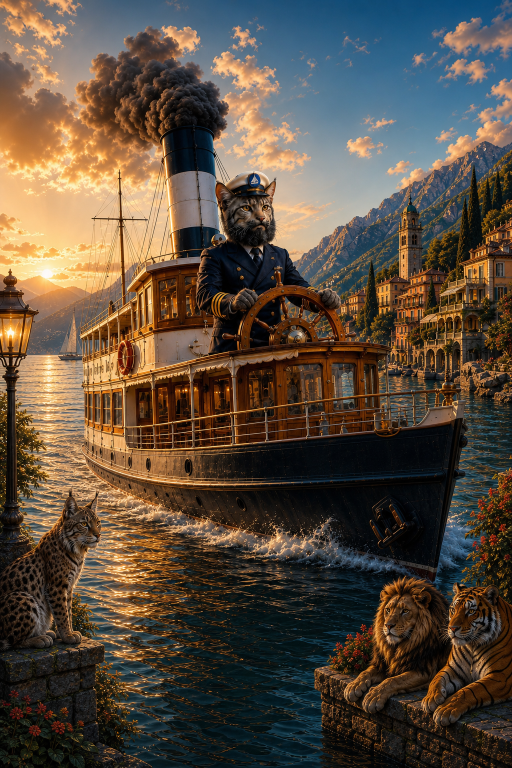
#> input picture cover/lakecat-cover-art.png, 1024 x 1536 px (shown at 1/2 size)
$ python make-cover.py
#> lines starting #> are read from the running program, lines starting #| are printed output that depends on the picture
#!/usr/bin/env python3
"""Compose the LakeCat book cover from the generated portrait artwork."""

from pathlib import Path

from PIL import Image, ImageDraw, ImageFont


ROOT = Path(__file__).resolve().parent
ART = ROOT / "lakecat-cover-art.png"
MASK = ROOT / "firstpair-publisher-mask.png"
OUTPUT = ROOT / "lakecat-cover.png"

TITLE = "LAKECAT"
SUBTITLE = "OCELOT: GOVERNED ICEBERG REST WITH PROOF BUILT IN"
AUTHOR = "ALEXY KHRABROV"

TITLE_FONT = Path("/System/Library/Fonts/Supplemental/DIN Condensed Bold.ttf")
TEXT_FONT = Path("/System/Library/Fonts/Supplemental/Arial Bold.ttf")

INK = (250, 242, 224, 255)
ACCENT = (217, 147, 58, 255)
PANEL = (7, 24, 43)
MARK_INK = (194, 169, 121)
MARK_ALPHA = 140


def font(path: Path, size: int) -> ImageFont.FreeTypeFont:
    if not path.is_file():
        raise SystemExit(f"missing cover font: {path}")
    return ImageFont.truetype(str(path), size=size)


def gradient_panel(size: tuple[int, int]) -> Image.Image:
#> called with size = (1024, 1536)
    width, height = size
    alpha = Image.new("L", (1, height), 0)
    px = alpha.load()
    for y in range(height):
        top = round(202 * max(0.0, 1.0 - y / 650) ** 0.62)
        bottom = round(235 * max(0.0, (y - 1070) / (height - 1070)) ** 0.72)
        px[0, y] = max(top, bottom)
    alpha = alpha.resize((width, height))
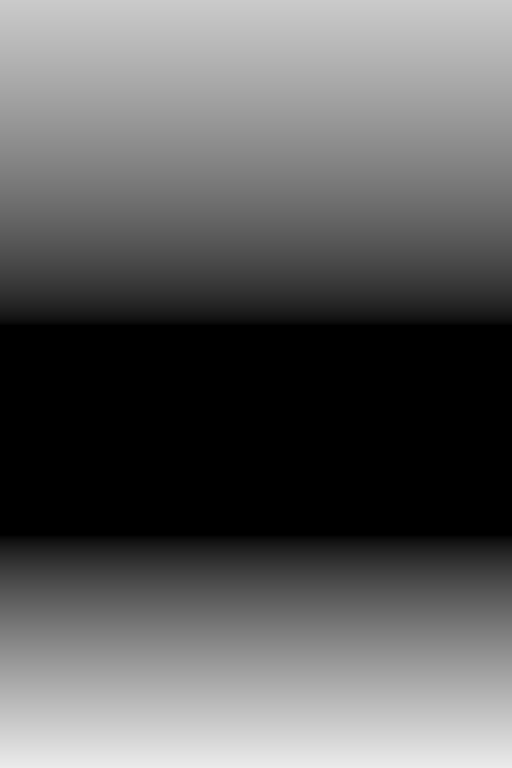
#> alpha: PIL image 1024x1536 L (shown at 1/2 size); min 0, max 235, mean 94.2
    layer = Image.new("RGBA", size, PANEL + (0,))
    layer.putalpha(alpha)
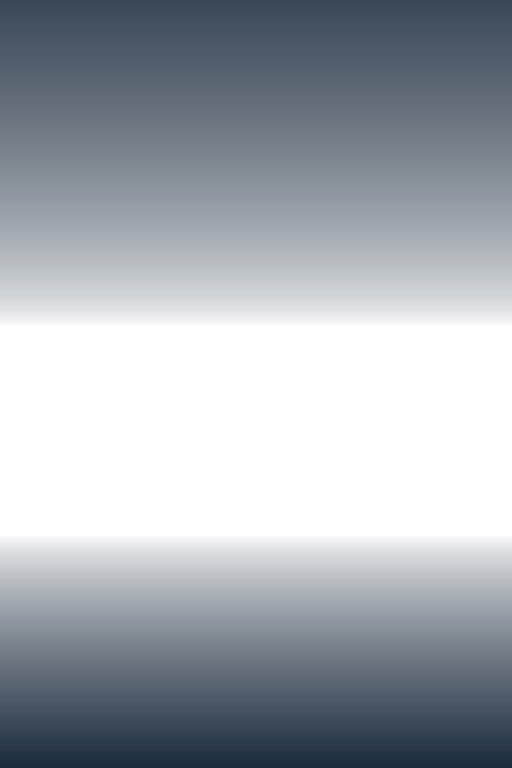
#> layer: PIL image 1024x1536 RGBA (shown at 1/2 size); mean R, G, B, A 7, 24, 43, 94.2; transparent parts drawn white
    return layer


def tracked_width(draw: ImageDraw.ImageDraw, text: str, face: ImageFont.FreeTypeFont, tracking: int) -> float:
    return sum(draw.textlength(char, font=face) for char in text) + tracking * max(0, len(text) - 1)


def draw_tracked_center(
    draw: ImageDraw.ImageDraw,
    text: str,
    y: int,
    face: ImageFont.FreeTypeFont,
    fill: tuple[int, int, int, int],
    tracking: int,
) -> None:
    x = (draw._image.width - tracked_width(draw, text, face, tracking)) / 2
    for char in text:
        draw.text((x, y), char, font=face, fill=fill, stroke_width=2, stroke_fill=(0, 0, 0, 155))
        x += draw.textlength(char, font=face) + tracking


def wrap_lines(draw: ImageDraw.ImageDraw, text: str, face: ImageFont.FreeTypeFont, max_width: int) -> list[str]:
    lines: list[str] = []
    current = ""
    for word in text.split():
        candidate = word if not current else f"{current} {word}"
        if current and draw.textlength(candidate, font=face) > max_width:
            lines.append(current)
            current = word
        else:
            current = candidate
    if current:
        lines.append(current)
    return lines


def add_publisher_mark(canvas: Image.Image) -> None:
    source = Image.open(MASK).convert("L")
    alpha = source.point(lambda value: round(((value / 255) ** 0.76) * MARK_ALPHA))
    mark = Image.new("RGBA", source.size, MARK_INK + (0,))
    mark.putalpha(alpha)
    width = round(canvas.width * 0.25)
    height = round(mark.height * width / mark.width)
    mark = mark.resize((width, height), Image.Resampling.LANCZOS)
    canvas.alpha_composite(mark, ((canvas.width - width) // 2, canvas.height - height - 14))


def main() -> int:
    canvas = Image.open(ART).convert("RGBA")
    if canvas.size != (1024, 1536):
        raise SystemExit(f"expected 1024x1536 portrait artwork, got {canvas.size}")
    canvas.alpha_composite(gradient_panel(canvas.size))
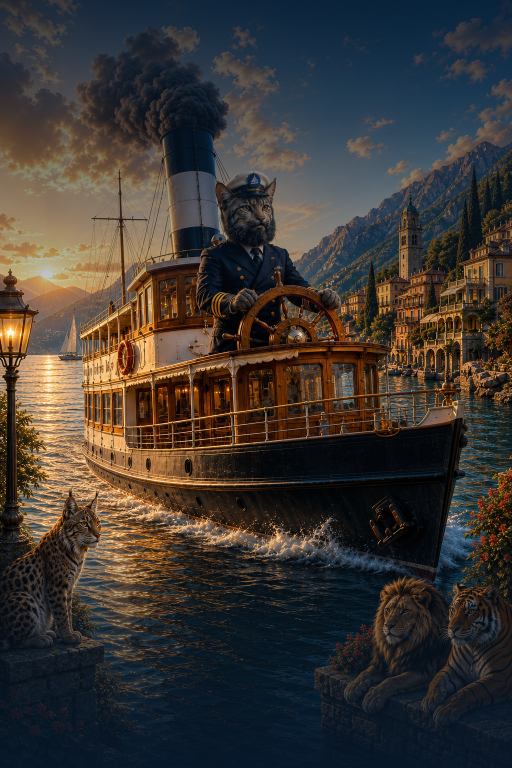
#> canvas: PIL image 1024x1536 RGBA (shown at 1/2 size); mean R, G, B, A 61, 55.7, 51.3, 255
    draw = ImageDraw.Draw(canvas)

    title_face = font(TITLE_FONT, 174)
    draw_tracked_center(draw, TITLE, 22, title_face, INK, 7)
    draw.rounded_rectangle((330, 220, 694, 228), radius=4, fill=ACCENT)

    subtitle_face = font(TEXT_FONT, 40)
    lines = wrap_lines(draw, SUBTITLE, subtitle_face, 850)
    line_height = 48
    for index, line in enumerate(lines):
        box = draw.textbbox((0, 0), line, font=subtitle_face, stroke_width=1)
        x = (canvas.width - (box[2] - box[0])) / 2
        draw.text((x, 244 + index * line_height), line, font=subtitle_face, fill=INK,
                  stroke_width=2, stroke_fill=(0, 0, 0, 155))

    author_face = font(TEXT_FONT, 42)
    draw_tracked_center(draw, AUTHOR, 1244, author_face, INK, 6)
    add_publisher_mark(canvas)

    canvas.convert("RGB").save(OUTPUT, optimize=True)
    print(OUTPUT)
    return 0


if __name__ == "__main__":
#> (the run stopped early here; a loop or call above may not have finished)
